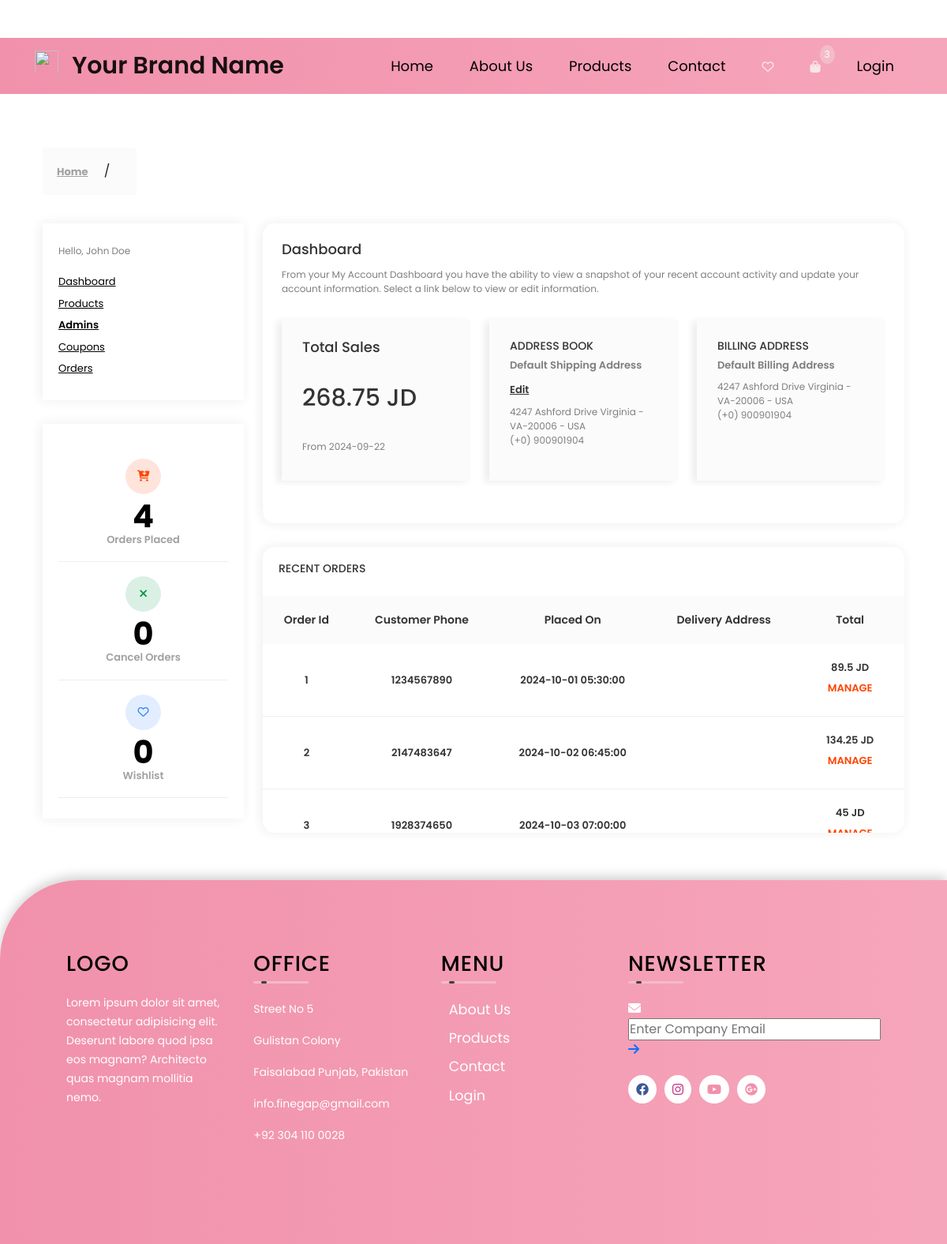
Page /dashboard_admin.php on the committed database.
### tables this page shows
CREATE TABLE IF NOT EXISTS `orders` (
  `order_ID` int NOT NULL AUTO_INCREMENT,
  `customer_ID` int NOT NULL,
  `coupon_ID` int NOT NULL,
  `order_total_amount` float NOT NULL,
  `order_total_amount_after` float NOT NULL,
  `order_status` enum('processing','shipped','delivered','cancelled') NOT NULL,
  `delivery_address` varchar(100) NOT NULL,
  `created_at` timestamp NULL DEFAULT NULL,
  `updated_at` timestamp NULL DEFAULT NULL,
  PRIMARY KEY (`order_ID`),
  KEY `customer_ID` (`customer_ID`),
  KEY `coupon_ID` (`coupon_ID`)
);

CREATE TABLE IF NOT EXISTS `customers` (
  `customer_ID` int NOT NULL AUTO_INCREMENT,
  `customer_name` varchar(50) NOT NULL,
  `customer_email` varchar(100) NOT NULL,
  `customer_password` varchar(16) NOT NULL,
  `customer_address1` varchar(50) NOT NULL,
  `customer_address2` varchar(50) DEFAULT NULL,
  `customer_phone` int NOT NULL,
  `customer_image` varchar(100) NOT NULL,
  `created_at` timestamp NULL DEFAULT NULL,
  `updated_at` timestamp NULL DEFAULT NULL,
  PRIMARY KEY (`customer_ID`)
);

### show_admin.php (called while the page is built, shortened)
<?php
class orders {
  function showOrders(){
    $dbInstance = Database::getInstance();
    $conn = $dbInstance->getConnection();
    $sql = "SELECT customers.customer_phone,orders.* FROM `customers` LEFT JOIN orders ON orders.customer_ID = customers.customer_ID;";
    $start = $conn->query($sql);
    if ($start) {
        $row = $start->fetchAll(PDO::FETCH_ASSOC);
        return  $row;
    }else {
        echo "0 results";
   }
  }
}
?>

### dashboard_admin.php (the view, shortened to what this page needs)
<!DOCTYPE html>
<html class="no-js" lang="en">
<head>
    <link rel="stylesheet" href="css/vendor.css">
    <link rel="stylesheet" href="css/utility.css">
    <link href="https://cdn.jsdelivr.net/npm/bootstrap@5.3.3/dist/css/bootstrap.min.css" rel="stylesheet">
    <link rel="stylesheet" href="css/app.css">
    <link rel="stylesheet" href="css/style.css">
    <link rel="stylesheet" href="css/index.css">
</head>
<body class="config">
    <br>
    <br>
    <div id="app">
        <?php include('navbar.php');?>
        <br>
        <br>
        <div class="app-content">
            <div class="u-s-p-y-20">
                <div class="section__content">
                    <div class="container">
                        <div class="breadcrumb">
                            <div class="breadcrumb__wrap">
                                <ul class="breadcrumb__list">
                                    <li class="has-separator">
                                        <a href="index.php">Home</a>
                                    </li>
                                </ul>
                            </div>
                        </div>
                    </div>
                </div>
            </div>
            <div class="u-s-p-b-60">
                <div class="section__content">
                    <div class="dash">
                        <div class="container">
                            <div class="row">
                                <div class="col-lg-3 col-md-12">
                                    <?php
                                    include('dashboard_features.php');
                                    ?>
                                </div>
                                <div class="col-lg-9 col-md-12">
                                    <div class="dash__box dash__box--shadow dash__box--radius dash__box--bg-white u-s-m-b-30">
                                        <div class="dash__pad-2">
                                            <h1 class="dash__h1 u-s-m-b-14">Dashboard</h1>
                                            <span class="dash__text u-s-m-b-30">From your My Account Dashboard you have the ability to view a snapshot of your recent account activity and update your account information. Select a link below to view or edit information.</span>
                                            <div class="row">
                                                <div class="col-lg-4 u-s-m-b-30">
                                                    <div class="dash__box dash__box--bg-grey dash__box--shadow-2 u-h-100">
                                                        <div class="dash__pad-3">
                                                            <h2 class="dash__h1 u-s-m-b-8">Total Sales</h2>
                                                            <div class="dash__link dash__link--secondary u-s-m-b-8">
                                                                <a href="dash-edit-profile.html"><br></a></div>
                                                            <h1 class="dash__h1 u-s-m-b-14" style='font-size:30px'><?php
                                                             include('show_admin.php');
                                                             $sales = new sales();
                                                             $sales_total = $sales->totalSales();
                                                             print_r($sales_total[0]['total']);
                                                            ?> JD</h1>
                                                            <br>
                                                            <span class="dash__text">From <?php echo date('Y-m-d', strtotime('-30 days'));?></span>
                                                        </div>
                                                    </div>
                                                </div>
                                                <div class="col-lg-4 u-s-m-b-30">
                                                    <div class="dash__box dash__box--bg-grey dash__box--shadow-2 u-h-100">
                                                        <div class="dash__pad-3">
                                                            <h2 class="dash__h2 u-s-m-b-8">ADDRESS BOOK</h2>
                                                            <span class="dash__text-2 u-s-m-b-8">Default Shipping Address</span>
                                                            <div class="dash__link dash__link--secondary u-s-m-b-8">
                                                                <a href="dash-address-book.html">Edit</a></div>
                                                            <span class="dash__text">4247 Ashford Drive Virginia - VA-20006 - USA</span>
                                                            <span class="dash__text">(+0) 900901904</span>
                                                        </div>
                                                    </div>
                                                </div>
                                                <div class="col-lg-4 u-s-m-b-30">
                                                    <div class="dash__box dash__box--bg-grey dash__box--shadow-2 u-h-100">
                                                        <div class="dash__pad-3">
                                                            <h2 class="dash__h2 u-s-m-b-8">BILLING ADDRESS</h2>
                                                            <span class="dash__text-2 u-s-m-b-8">Default Billing Address</span>
                                                            <span class="dash__text">4247 Ashford Drive Virginia - VA-20006 - USA</span>
                                                            <span class="dash__text">(+0) 900901904</span>
                                                        </div>
                                                    </div>
                                                </div>
                                            </div>
                                        </div>
                                    </div>
                                    <div class="dash__box dash__box--shadow dash__box--bg-white dash__box--radius">
                                        <h2 class="dash__h2 u-s-p-xy-20">RECENT ORDERS</h2>
                                        <div class="dash__table-wrap gl-scroll">
                                            <table class="dash__table">
                                                <thead>
                                                    <tr>
                                                        <th>Order Id</th>
                                                        <th>Customer Phone</th>
                                                        <th>Placed On</th>
                                                        <th>Delivery Address</th>
                                                        <th>Total</th>
                                                    </tr>
                                                </thead>
                                                <tbody>
                                                <?php
                                                $order = new orders();
                                                $order_row = $order->showOrders();
                                                  foreach($order_row as $order) {
                                                    echo "<tr>
                                                        <td>".$order['order_ID']."</td>
                                                        <td>".$order['customer_phone']."</td>
                                                        <td>".$order['created_at']."</td>
                                                        <td>".$order['delivery_address']."</td>
                                                        <td><div class='dash__table-total'>
                                                                <span>".$order['order_total_amount_after']." JD</span>
                                                                <div class='dash__link dash__link--brand'>
                                                                    <form method='POST' action='dash-manage-order.php'>
                                                                        <input type='text' value='".$order['order_ID']."' name='order_id' style='visibility: hidden;display: none;'>
                                                                        <button type='submit' class='address-book-edit btn--e-transparent-platinum-b-2' style='border:0;color:#ff4500'><a>MANAGE</a></button>
                                                                    </form>
                                                                </div>
                                                            </div>
                                                        </td>
                                                    </tr>";
                                                  }
                                                  ?>
                                                </tbody>
                                            </table>
                                        </div>
                                    </div>
                                </div>
                            </div>
                        </div>
                    </div>
                </div>
            </div>
        </div>
        <?php include('footer.php');?>
    </div>
</body>
</html>

### css/style.css (style rules this page uses)
:root { --color-1: #F191AC; --color-2: #F6A6BB; --color-3: #F4BBC9; --color-4: #FAE6E7; --color-5: #F7EEED; }
* { padding: 0; margin: 0; box-sizing: border-box; font-family: 'Poppins', sans-serif; }

### css/index.css (style rules this page uses)
html, body { margin: 0; padding: 0; overflow-x: hidden; }

### rows in the picture
orders: order_ID "1", customer_ID.customer_phone "1234567890", created_at "2024-10-01 05:30:00", order_total_amount_after "89.5"
orders: order_ID "2", customer_ID.customer_phone "2147483647", created_at "2024-10-02 06:45:00", order_total_amount_after "134.25"
orders: order_ID "3", customer_ID.customer_phone "1928374650", created_at "2024-10-03 07:00:00", order_total_amount_after "45"
